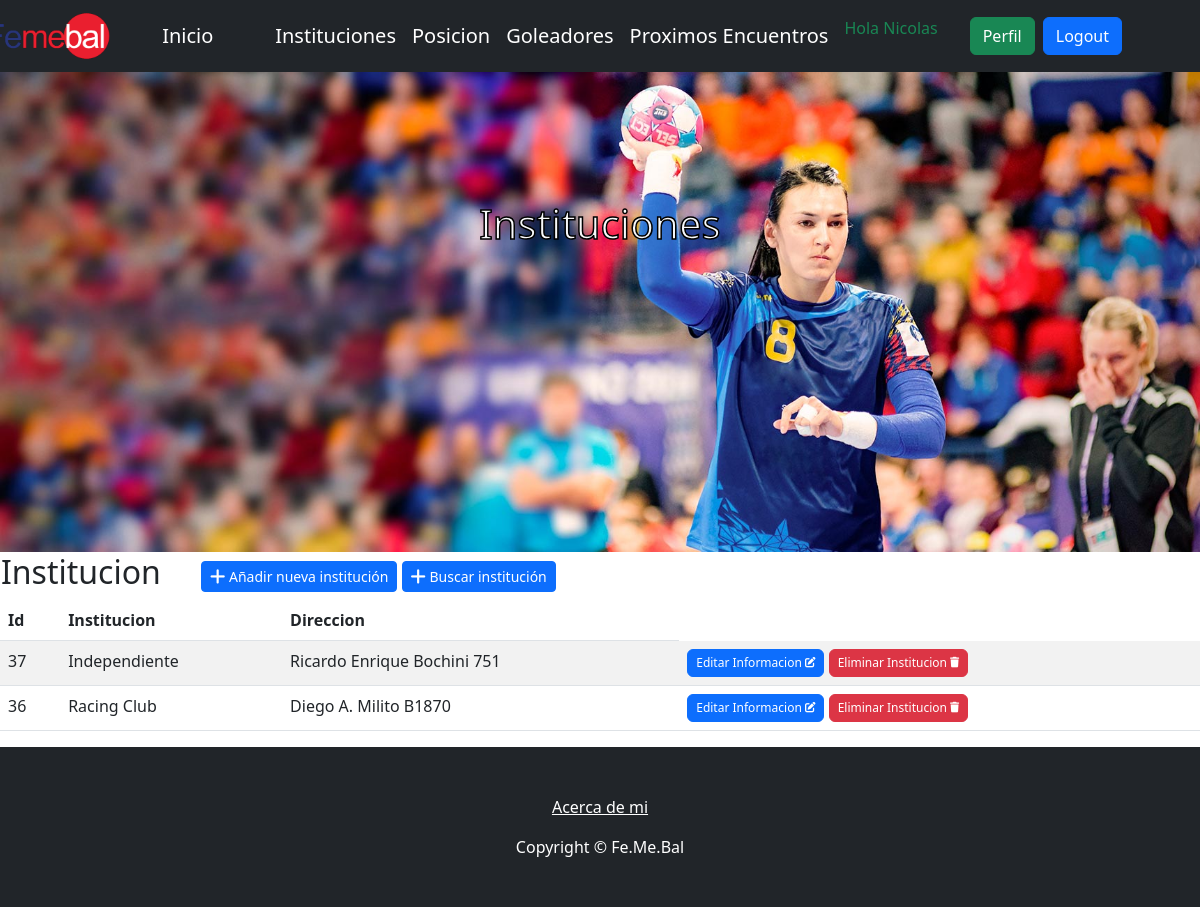
The page /institucion/ (signed in) on the database its author committed.
### aplicacion/models.py (models this page shows, shortened)
class Institucion(models.Model):
    nombre = models.CharField(max_length=60)
    direccion = models.CharField(max_length=60)
    class Meta:
        verbose_name = "Institucion"
        verbose_name_plural ="Institucion"
        ordering = ["nombre"]

### aplicacion/views.py (the view)
# urls.py: path('institucion/', InstitucionList.as_view(), name="Institucion"),
class InstitucionList(LoginRequiredMixin, ListView):
    model = Institucion

### aplicacion/templates/aplicacion/Institucion_list.html (shortened to what this page needs)
{% extends "aplicacion/index.html" %}
{% block titulo %}
<h1 class="text-stroke mb-5 text-light">Instituciones</h1>
{% endblock titulo %}
{% block contenido %}
<table>
    <tr>
        <td width="200"><h2>Institucion</h2></td>
        <td>
            <a href="{% url 'Institucion_create' %}" class="btn btn-primary btn-sm">
                <span>Añadir nueva institución</span>
            </a>
             <a href="{% url 'buscar_institucion' %}" class="btn btn-primary btn-sm">
                <span>Buscar institución</span>
            </a>
        </td>
    </tr>
</table>
<table class="table table-striped">
    <thead>
        <tr>
            <th>Id</th>
            <th>Institucion</th>
            <th>Direccion</th>
        </tr>
    </thead>
    <tbody>
    {% for e in institucion_list  %}
        <tr>
            <td>{{ e.id }}</td>
            <td>{{ e.nombre }}</td>
            <td>{{ e.direccion }}</td>
            <td>
                <a
                  href="{% url 'Institucion_update' e.id %}"
                  class="btn btn-primary"
                  style="--bs-btn-padding-y: .25rem; --bs-btn-padding-x: .5rem; --bs-btn-font-size: .75rem;"
                  name="btn_eliminar_institucion"  Añade el nombre aquí -->Editar Informacion
                </a>
                <a
                  href="{% url 'Institucion_delete' e.id %}"
                  class="btn btn-danger"
                  style="--bs-btn-padding-y: .25rem; --bs-btn-padding-x: .5rem; --bs-btn-font-size: .75rem;"
                  name="btn_eliminar_institucion" <-- Añade el nombre aquí -->Eliminar Institucion
                </a>
            </td>
        </tr>
    {% endfor %}
    </tbody>
</table>
{% endblock contenido %}

### aplicacion/templates/aplicacion/index.html (shortened to what this page needs)
<!DOCTYPE html>
<html lang="en">
<head>
    {% load static %}
    <link href="https://cdn.jsdelivr.net/npm/bootstrap-icons@1.4.1/font/bootstrap-icons.css" rel="stylesheet" />
    <link href="{% static 'css/styles.css' %}" rel="stylesheet" />
    <link rel="stylesheet" href="https://cdnjs.cloudflare.com/ajax/libs/font-awesome/6.4.0/css/all.min.css">
</head>
<body>
    <nav class="navbar navbar-expand-lg navbar-dark bg-dark">
        <div class="container px-5">
        <div class="image-logo">
        <img src="{% static 'images/logo.png' %}">
        </div>
            <a class="navbar-brand" href="{% url 'home' %}">Inicio</a>
            {% if user.is_authenticated %}
            <div class="d-flex align-items-center justify-content-center">
                <a class="navbar-brand me-3" href="{% url 'Institucion' %}">Instituciones</a>
                <a class="navbar-brand me-3" href="{% url 'Posicion' %}">Posicion</a>
                <a class="navbar-brand me-3" href="{% url 'goleadores' %}">Goleadores</a>
                <a class="navbar-brand me-3" href="{% url 'fixtures' %}">Proximos Encuentros</a>
                <p class="navbar-text text-success me-3">Hola {{ user.username }}</p>
                <a class="btn btn-success me-2" href="{% url 'perfil' %}">Perfil</a>
                <form action="{% url 'logout' %}" method="post">
                    <button type="submit" class="btn btn-primary">Logout</button>
                </form>
            </div>
            {% else %}
                <a class="btn btn-primary me-3" href="{% url 'login' %}">Login</a>
                <a class="btn btn-success" href="{% url 'registrar' %}">Registrarse</a>
            {% endif %}
        </div>
    </nav>
    <header class="py-5">
        <div class="d-flex flex-column aling-items-center justify-content-center container px-5">
                    <div class="d-flex flex-column aling-items-center text-center my-5" style="margin-top:5rem!important">
                        {% block titulo %}{% endblock titulo %}
                    </div>
        </div>
    </header>
    {% block contenido %}
    {% endblock contenido %}
    <footer class="py-5 bg-dark">
        <div class="container px-5 text-center">
            <ul class="list-unstyled">
                <li><a class="text-white" href="{% url 'acerca_de_mi' %}">Acerca de mi</a></li>
            </ul>
            <p class="m-0 text-white">Copyright &copy; Fe.Me.Bal</p>
        </div>
    </footer>
</body>
</html>

### aplicacion/templates/aplicacion/index.html (style rules this page uses)
.text-stroke { -webkit-text-stroke-width: 1.5px; -webkit-text-stroke-color: black; }

### rows shown on the page
Institucion: id "37", nombre "Independiente", direccion "Ricardo Enrique Bochini 751"
Institucion: id "36", nombre "Racing Club", direccion "Diego A. Milito B1870"

### other values the page prints
{{ user.username }} "Nicolas"
